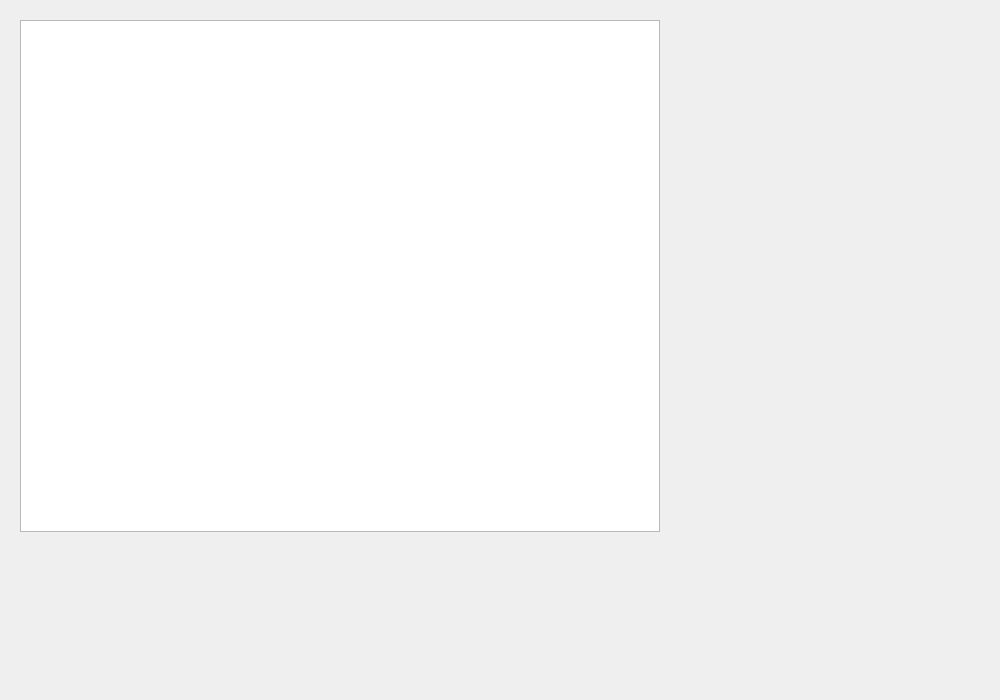
<?xml version="1.0" encoding="UTF-8"?>
<ui version="4.0">
 <class>test</class>
 <widget class="QMainWindow" name="test">
  <property name="geometry">
   <rect>
    <x>0</x>
    <y>0</y>
    <width>1000</width>
    <height>700</height>
   </rect>
  </property>
  <property name="sizePolicy">
   <sizepolicy hsizetype="Expanding" vsizetype="Expanding">
    <horstretch>0</horstretch>
    <verstretch>0</verstretch>
   </sizepolicy>
  </property>
  <property name="minimumSize">
   <size>
    <width>800</width>
    <height>600</height>
   </size>
  </property>
  <property name="windowTitle">
   <string>窗口</string>
  </property>
<!--界面组件-->
  <widget class="QWidget" name="centralwidget">
   <widget class="QGraphicsView" name="graphicsView">
    <property name="geometry">
     <rect>
      <x>20</x>
      <y>20</y>
      <width>640</width>
      <height>512</height>
     </rect>
    </property>
    <property name="sizePolicy">
     <sizepolicy hsizetype="Expanding" vsizetype="Expanding">
      <horstretch>0</horstretch>
      <verstretch>0</verstretch>
     </sizepolicy>
    </property>
    <property name="minimumSize">
     <size>
      <width>612</width>
      <height>512</height>
     </size>
    </property>
   </widget>
  </widget>
 </widget>
 <resources/>
 <connections/>
</ui>
